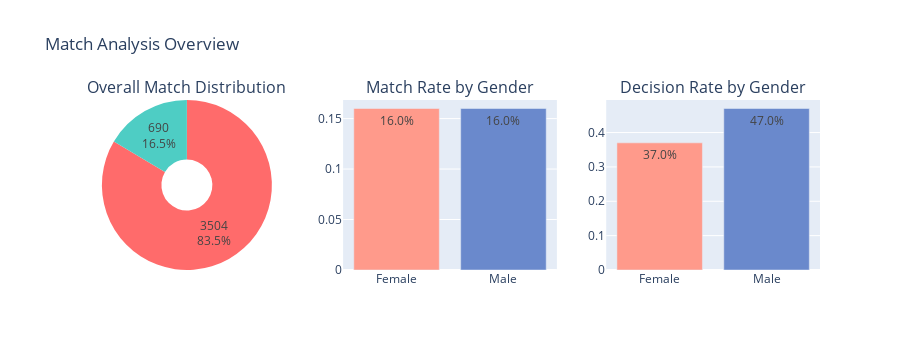

Source (notebook cell):
### Code cell
# Interactive Plotly version
fig = make_subplots(
    rows=1, cols=3,
    subplot_titles=('Overall Match Distribution', 'Match Rate by Gender', 'Decision Rate by Gender'),
    specs=[[{'type': 'domain'}, {'type': 'xy'}, {'type': 'xy'}]]
)

# Pie chart for matches
fig.add_trace(go.Pie(
    labels=['No Match', 'Match'],
    values=match_counts.values,
    marker=dict(colors=['#FF6B6B', '#4ECDC4']),
    textinfo='percent+value',
    hole=0.3
), row=1, col=1)

# Bar chart for match rates
fig.add_trace(go.Bar(
    x=['Female', 'Male'],
    y=gender_match_rates,
    text=[f'{v:.1%}' for v in gender_match_rates],
    textposition='auto',
    marker_color=['#FF9A8B', '#6A89CC']
), row=1, col=2)

# Bar chart for yes rates
fig.add_trace(go.Bar(
    x=['Female', 'Male'],
    y=gender_yes_rates,
    text=[f'{v:.1%}' for v in gender_yes_rates],
    textposition='auto',
    marker_color=['#FF9A8B', '#6A89CC']
), row=1, col=3)

fig.update_layout(height=350, showlegend=False, title_text="Match Analysis Overview")
fig.show()

### Figure 1 — Plotly figure (JSON) as saved in the notebook; plotly's stock layout.template omitted (floating-point values rounded to 4 significant figures)
{"data": [{"domain": {"x": [0, 0.2889], "y": [0, 1]}, "hole": 0.3, "labels": ["No Match", "Match"], "marker": {"colors": ["#FF6B6B", "#4ECDC4"]}, "textinfo": "percent+value", "type": "pie", "values": [3504, 690]}, {"marker": {"color": ["#FF9A8B", "#6A89CC"]}, "text": ["16.0%", "16.0%"], "textposition": "auto", "type": "bar", "x": ["Female", "Male"], "xaxis": "x", "y": [0.16, 0.16], "yaxis": "y"}, {"marker": {"color": ["#FF9A8B", "#6A89CC"]}, "text": ["37.0%", "47.0%"], "textposition": "auto", "type": "bar", "x": ["Female", "Male"], "xaxis": "x2", "y": [0.37, 0.47], "yaxis": "y2"}], "layout": {"annotations": [{"font": {"size": 16}, "showarrow": false, "text": "Overall Match Distribution", "x": 0.1444, "xanchor": "center", "xref": "paper", "y": 1, "yanchor": "bottom", "yref": "paper"}, {"font": {"size": 16}, "showarrow": false, "text": "Match Rate by Gender", "x": 0.5, "xanchor": "center", "xref": "paper", "y": 1, "yanchor": "bottom", "yref": "paper"}, {"font": {"size": 16}, "showarrow": false, "text": "Decision Rate by Gender", "x": 0.8556, "xanchor": "center", "xref": "paper", "y": 1, "yanchor": "bottom", "yref": "paper"}], "height": 350, "showlegend": false, "title": {"text": "Match Analysis Overview"}, "xaxis": {"anchor": "y", "domain": [0.3556, 0.6444]}, "xaxis2": {"anchor": "y2", "domain": [0.7111, 1]}, "yaxis": {"anchor": "x", "domain": [0, 1]}, "yaxis2": {"anchor": "x2", "domain": [0, 1]}}}
